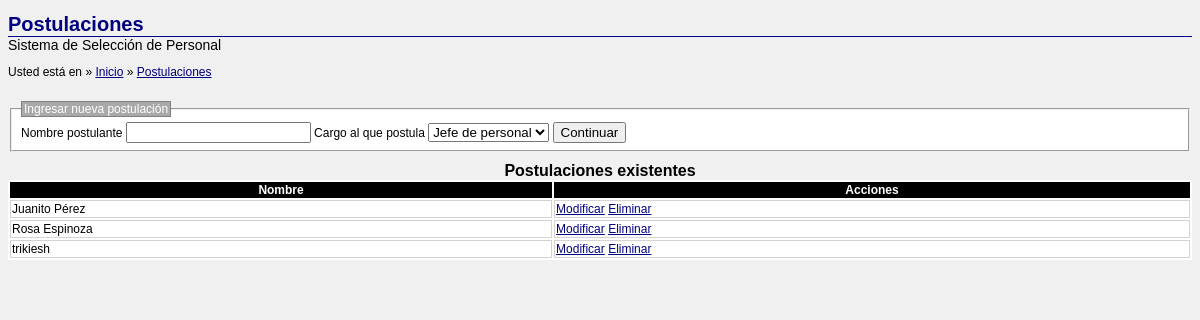
Before: /index.php/postulantes with the older database file.
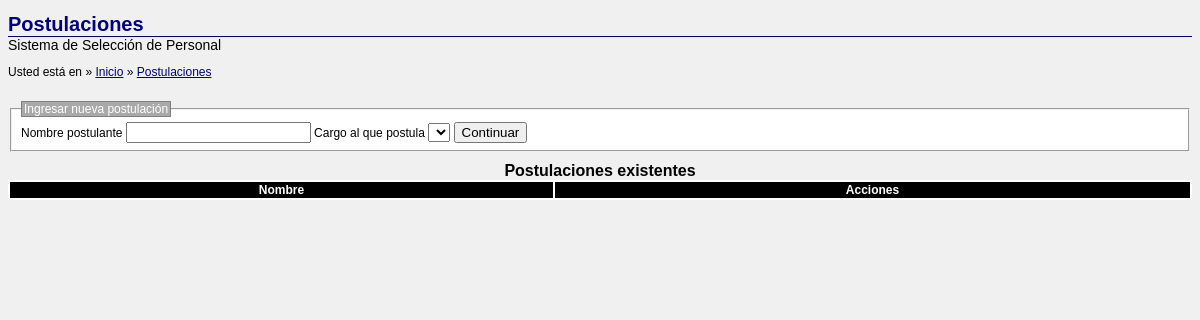
After: the same page with the newer database file.
### tables this page shows
CREATE TABLE "postulante" (
    "id" INTEGER PRIMARY KEY AUTOINCREMENT NOT NULL,
    "nombre" TEXT NOT NULL,
    "id_perfil" INTEGER DEFAULT NULL,
    FOREIGN KEY (id_perfil) REFERENCES perfil(id)
);

### application/controllers/postulantes.php (called while the page is built, shortened)
<?php if ( ! defined('BASEPATH')) exit('No direct script access allowed');
class Postulantes extends CI_Controller {
    public function index() {
		$this->load->model('postulante_model');
		$this->load->model('perfil_model');
        $this->load->view(
			'postulantes/welcome_message',
			array(
				'postulantes' => $this->postulante_model->get(),
				'perfiles' => $this->perfil_model->get()
			)
		);
    }
};

### index.php (called while the page is built, shortened)
<?php
require_once BASEPATH.'core/CodeIgniter.php';

### application/models/perfil_model.php (called while the page is built, shortened)
<?php
class Perfil_model extends CI_Model {
	public function get($id = null) {
		if (is_null($id))
			$retval = $this->db->get('perfil')->result();
		else {
			$retval = $this->db->where('id', $id)->get('perfil')->result();
			$retval = $retval[0];
		}
		return $retval;
	}
}

### application/models/postulante_model.php (called while the page is built, shortened)
<?php
class Postulante_model extends CI_Model {
	public function get($id = null) {
		if (is_null($id))
			$retval = $this->db->get('postulante')->result();
		else {
			$retval = $this->db->where('id', $id)->get('postulante')->result();
			$retval = $retval[0];
		}
		return $retval;
	}
}

### application/views/postulantes/welcome_message.php (the view, shortened to what this page needs)
<!DOCTYPE html>
<html>
    <head>
		<link rel="stylesheet" href="<?=base_url() ?>main.css">
    </head>
    <body>
		<header>
			<h1>Postulaciones</h1>
			<small>Sistema de Selección de Personal</small>
			<nav>
				<p>Usted está en</p>
				<ul>
					<li><a href="<?=site_url() ?>">Inicio</a></li>
					<li class="active"><a href="<?=site_url('postulantes') ?>">Postulaciones</a></li>
				</ul>
			</nav>
		</header>
		<section>
			<form method="post" action="<?=site_url('postulantes/crear') ?>">
				<fieldset>
					<legend>Ingresar nueva postulación</legend>
					<label>
						<span>Nombre postulante</span>
						<input type="text" name="postulante[nombre]" required>
					</label>
					<label>
						<span>Cargo al que postula</span>
						<select name="postulante[id_perfil]" required>
							<?php foreach($perfiles as $item): ?>
							<option value="<?=$item->id ?>"><?=htmlspecialchars($item->nombre) ?></option>
							<?php endforeach ?>
						</select>
					</label>
					<button type="submit">Continuar</button>
				</fieldset>
			</form>
			<table>
				<caption>Postulaciones existentes</caption>
				<thead>
					<tr>
						<th>Nombre</th>
						<th>Acciones</th>
					</tr>
				</thead>
				<tbody>
					<?php foreach($postulantes as $item): ?>
					<tr>
						<td><?=htmlspecialchars($item->nombre) ?></td>
						<td>
							<a href="<?=site_url('postulantes/descriptores/'.$item->id) ?>">Modificar</a>
							<a href="<?=site_url('postulantes/eliminar/'.$item->id) ?>" onclick="return confirm('¿Está seguro que desea eliminar la postulación?');">Eliminar</a>
						</td>
					</tr>
					<?php endforeach ?>
				</tbody>
			</table>
		</section>
    </body>

Changed rows visible on the page:
removed postulante: nombre "Juanito Pérez"
removed postulante: nombre "Rosa Espinoza"
removed postulante: nombre "trikiesh"
Other visible differences:
form field value: "Jefe de personal" → (not shown)
